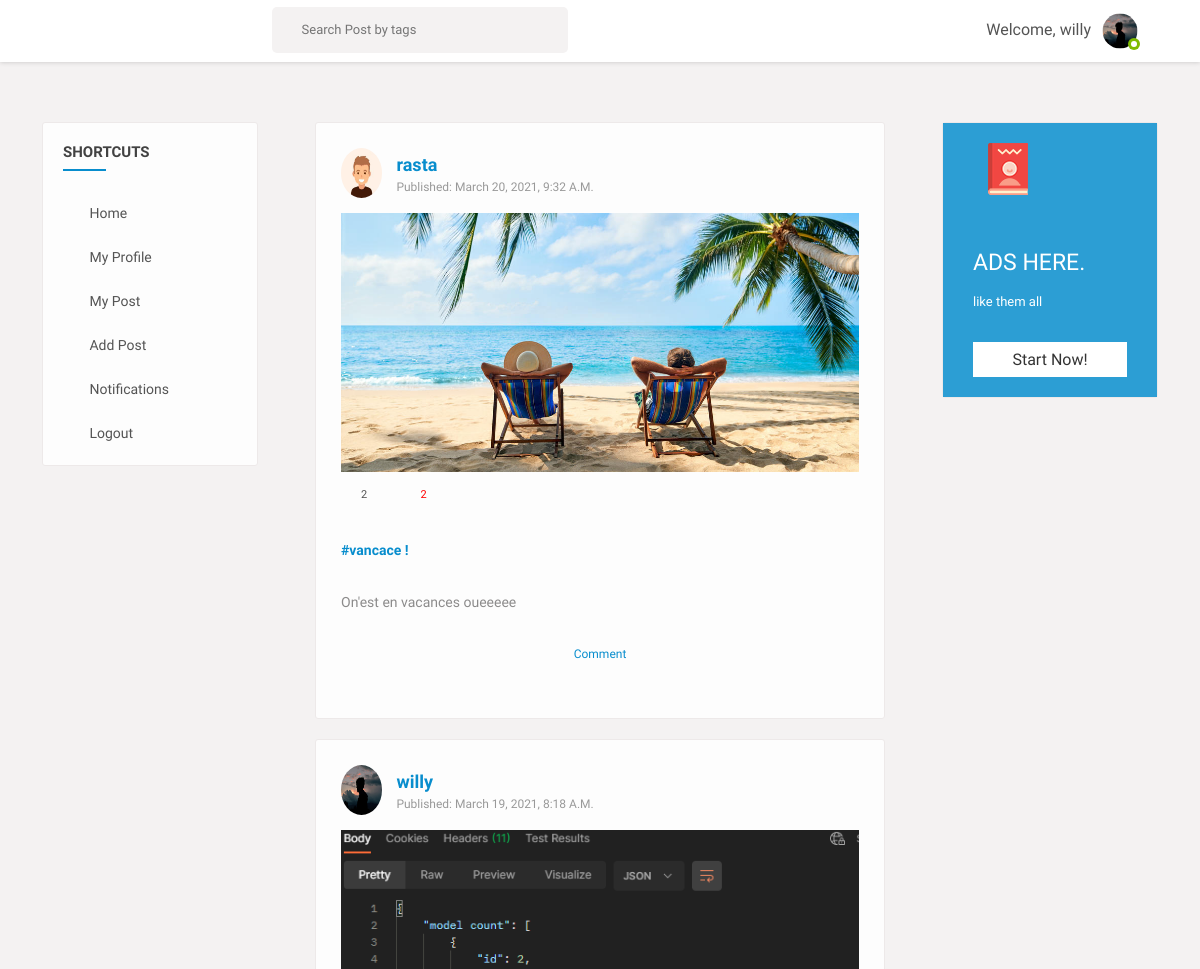
The app's page / (signed in, upper part), older data.
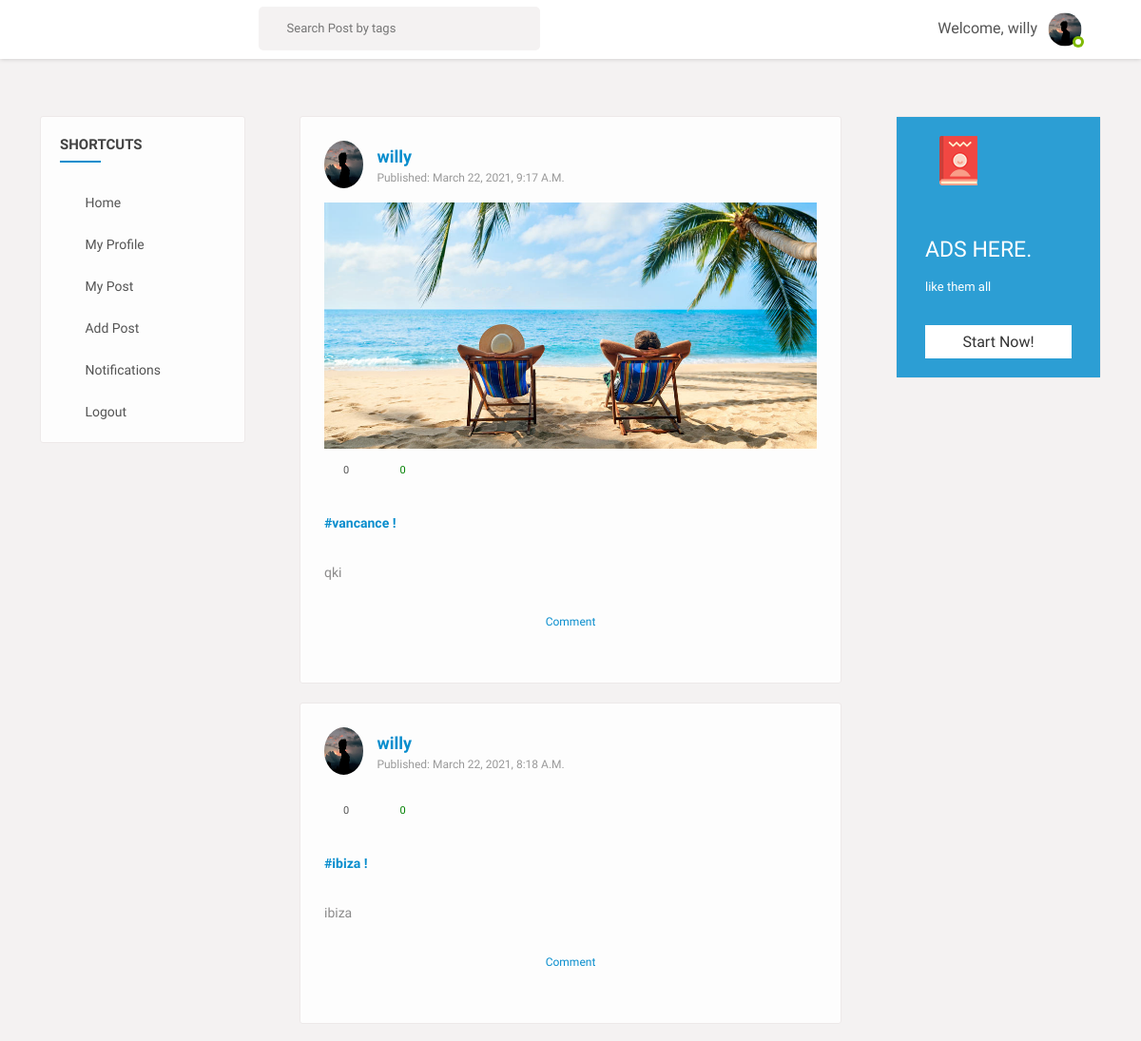
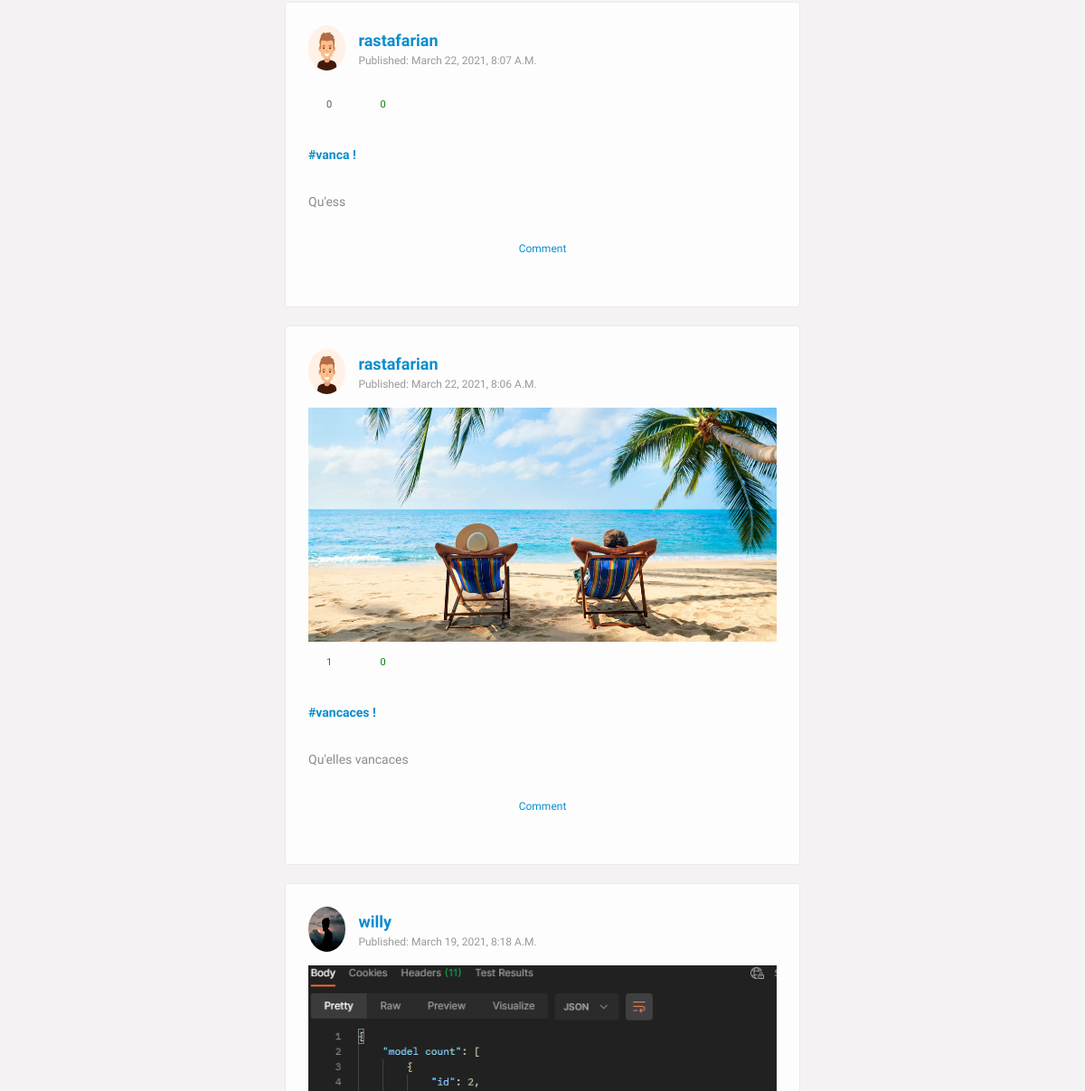
The same page, newer data (2 pictures, top to bottom).
### users/models.py (models this page shows, shortened)
class Profile(models.Model):
	user = models.OneToOneField(User, on_delete=models.CASCADE)
	image = models.ImageField(default='default.png', upload_to='profile_pics')
	slug = AutoSlugField(populate_from='user')
	bio = models.CharField(max_length=255, blank=True)
	friends = models.ManyToManyField("Profile", blank=True)

### feed/models.py (models this page shows, shortened)
class Post(models.Model):
	description = models.CharField(max_length=255, blank=True)
	pic = models.ImageField(upload_to='path/to/img')
	video = models.FileField(upload_to='path/to/img',validators=[file_size],blank=True)
	date_posted = models.DateTimeField(default=timezone.now)
	user_name = models.ForeignKey(User, on_delete=models.CASCADE)
	tags = models.CharField(max_length=100, blank=True)

### feed/views.py (the view)
# urls.py: path('', PostListView.as_view(), name='home'),
class PostListView(LoginRequiredMixin,ListView):
	model = Post
	template_name = 'feed/home.html'
	context_object_name = 'posts'
	ordering = ['-date_posted']
	paginate_by = 10
	def get_context_data(self, **kwargs):
		context = super(PostListView, self).get_context_data(**kwargs)
		if self.request.user.is_authenticated:
			p = Profile.objects.filter(user = self.request.user).first()
			u = p.user
			liked = [i for i in Post.objects.all() if Like.objects.filter(user = self.request.user, post=i)]
			context['liked_post'] = liked
		return context

### feed/views.py (called while the page is built)
def CountNotifications(request):
	count_notifications = 0
	if request.user.is_authenticated:
		count_notifications = Notification.objects.filter(user=request.user, is_seen=False).count()
	return {'count_notifications':count_notifications}

def GetProfile(request):
	you = ''
	if request.user.is_authenticated:
		p = request.user.profile
		you = p.user
	return {'profile':you}

### feed/templates/feed/home.html (shortened to what this page needs)
{% extends "basefeed.html" %}
{% load static %}
{% block content %}
<section>
  <div class="gap gray-bg">
    <div class="container-fluid">
      <div class="row">
        <div class="col-lg-12">
          <div class="row" id="page-contents">
            <div class="col-lg-3">
              <aside class="sidebar static">
                <div class="widget stick-widget">
                  <h4 class="widget-title">Shortcuts</h4>
                  <ul class="naves">
                    <li>
                      <i class="ti-home"></i>
                      <a href="{% url 'home' %}" title="">Home</a>
                    </li>
                    <li>
                      <i class="ti-user"></i>
                      <a href="{% url 'edit_profile' %}" title="">My profile</a>
                    </li>
                    <li>
                      <i class="ti-files"></i>
                      <a href="{% url 'user-posts' request.user.username %}" title="">My post</a>
                    </li>
                    <li>
                      <i class="ti-plus"></i>
                      <a href="{% url 'post-create' %}" title="">Add post</a>
                    </li>
                    <li>
                      <i class="ti-bell"></i>
                      <a href="{% url 'show-notifications' %}" title="">Notifications
         </a>
                    </li>
                    <li>
                      <i class="ti-power-off"></i>
                      <a href="{% url 'logout' %}" title="">Logout</a>
                    </li>
                  </ul>
                </div>
              </aside>
            </div>
            <div class="col-lg-6">
                {% for post in posts %}
                <div class="central-meta item">
                <div class="user-post">
                  <div class="friend-info">
                    <figure>
                      <img src="{{ post.user_name.profile.image.url }}" alt="" style="vertical-align: middle;
                      width: 50px;
                      height: 50px;
                      border-radius: 50%;">
                    </figure>
                    <div class="friend-name">
                      <ins><a href="#" title="">{{ post.user_name }}</a></ins>
                      <span>published: {{ post.date_posted }}</span>
                    </div>
                    <div class="post-meta">
                      <img src="{{ post.pic.url }}" alt="">
                      <div class="we-video-info">
                        <ul>
                          <li>
                            <span class="comment" data-toggle="tooltip" title="Comments">
                              <i class="fa fa-comments-o"></i>
                              <ins>{{ post.details.count }}</ins>
                            </span>
                          </li>
                          <li>
                              {% if post in liked_post %}
                              <span class="dislike" data-toggle="tooltip" title="dislike">
                                  <i class="ti-heart-broken"></i>
                                  <ins>{{post.likes.count}}</ins>
                              </span>
                              {% else %}
                              <span class="like" data-toggle="tooltip" title="like">
                                  <i class="ti-heart"></i>
                                  <ins>{{post.likes.count}}</ins>
                              </span>
                              {% endif %}
                          </li>
                        </ul>
                      </div>
                      <div class="description">
                        <p>
                          {% if post.tags %}
                          <a href="#" title="">{{ post.tags }} !</a></br>
                            <br />
                            {% endif %}
                         {{ post.description }}</p>
                      </div>
                    </div>
                  </div>
                  <div class="coment-area">
                    <ul class="we-comet">
                      <li>
                        <a href="{% url 'post-detail' post.id %}" title="" class="showmore underline">Comment</a>
                      </li>
                    </ul>
                  </div>
                </div>
              </div>
              {% endfor %}
            </div>
            <div class="col-lg-3">
              <aside class="sidebar static">
                <div class="widget friend-list stick-widget">
                  <div class="banner medium-opacity bluesh">
                    <div class="bg-image" style="background-image: url(images/resources/baner-widgetbg.jpg)"></div>
                    <div class="baner-top">
                      <span><img alt="" src="images/book-icon.png"></span>
                      <i class="fa fa-ellipsis-h"></i>
                    </div>
                    <div class="banermeta">
                      <p>
                        Ads Here.
                      </p>
                      <span>like them all</span>
                      <a data-ripple="" title="" href="#">start now!</a>
                    </div>
                  </div>
                </div>
              </aside>
            </div>
          </div>
        </div>
      </div>
    </div>
  </div>
</section>
{% endblock content %}

### feed/templates/basefeed.html (shortened to what this page needs)
{% load static %}
<!DOCTYPE html>
<html lang="en">
<head>
    <link rel="stylesheet" href="{% static 'css/main.min.css' %}">
    <link rel="stylesheet" href="{% static 'css/style.css' %}">
    <link rel="stylesheet" href="{% static 'css/color.css' %}">
    <link rel="stylesheet" href="{% static 'css/responsive.css' %}">
</head>
<body>
    <div class="theme-layout">
        <div class="topbar stick">
            <div class="logo">
            </div>
            <div class="top-area">
                <div class="top-search">
                    <form action="{% url 'search_posts' %}" method="GET" class="">
                        <input name="p" type="text" placeholder="Search Post by tags" />
                        <button data-ripple type="submit"><i class="ti-search"></i></button>
                    </form>
                </div>
                <div class="user-img">
                    <span>Welcome,</span>
                    <span>{{profile.profile.user.username}}</span>
                    <img src="{{profile.profile.image.url}}" alt="" style="vertical-align: middle;
                    width: 50px;
                    height: 50px;
                    border-radius: 50%;">
                    <span class="status f-online"></span>
                </div>
            </div>
        </div>
        {% block content %}
        {% endblock content %}
    </div>
</body>
</html>

### live-static/static-root/css/color.css (style rules this page uses)
.product-carousel .owl-nav .owl-prev::before, .product-carousel .owl-nav .owl-next::before, .product-caro .owl-prev:hover:before, .product-caro .owl-next:hover:before, .log-reg-area form .forgot-pwd, .log-reg-area form .already-have, .log-reg-area > p a, .top-area > ul > li > a > span, .timeline-info > ul li a.active, .timeline-info > ul li a:hover, .dropdowns > a.more-mesg, .activity-meta > h6 a, .activity-meta > span a:hover, .friend-name > ins, .description > p a, .we-reply, .sidebar .widget li:hover > a, .sidebar .widget li:hover > i, .friend-meta > a, .user-setting > a:hover, .we-comet li a.showmore, .twiter-feed > li p a, .tutor-links > li i, .tutor-links > li:hover, .pepl-info > span, .page-meta > a, .frnds .nav-tabs .nav-item a.active, .f-title i, #work > div a, .basics > li i, .education > li i, .groups > span i, a.forgot-pwd, .friend-meta > h4 a:hover, .x_title > h2, .post-meta .detail > span, .add-btn > a:hover, .top-area > ul.main-menu > li > ul li a:hover, .dropdowns.active > a i, .user-setting > a i, .form-group input.form-file ~ .control-label, .form-group input.has-value ~ .control-label, .form-group input:focus ~ .control-label, .form-group input:valid ~ .control-label, .form-group select ~ .control-label, .form-group textarea.form-file ~ .control-label, .form-group textarea.has-value ~ .control-label, .form-group textarea:focus ~ .control-label, .form-group textarea:valid ~ .control-label, .flaged > h3, .invition .friend-meta a.invite:hover, .more-optns > ul li:hover, .post-title > h4 a:hover, .post-title .p-date a:hover, .l-post .l-post-meta > h4 a:hover, .read:hover, blockquote, .tags > a:hover, .comment-titles > span, .help-list > ul li a:hover i, .carrer-title > h2 > span, .carrer-title > span a, .open-position > h4 a:hover, .option-set.icon-style > li > a.selected, .category-box > i, .getquot-baner > a, .branches-box > ul li i, .help-topic-result > h2 a:hover, .product-name > h5 a:hover, .full-postmeta .shopnow, .prices.style2 ins span, .single-btn > li > a.active, .total-box > ul > li.final-total, .logout-meta > p a, .forum-list table tbody tr td i, .forum-list table tbody tr td a, .widget ul.recent-topics > li > i, .date-n-reply > a, .topic-data > span, .help-list > ul li a:hover, .employer-info h2, .job-detail > ul li i, .company-intro > a { color: #088dcd; }
#nprogress .bar, .timeline-info > ul li a::before, .add-btn > a, .activitiez > li::before, form button, .colla-apps > li a:hover, a.underline:before, .setting-row input:checked + label, .user-avatar:hover .edit-phto, .error-meta > a, .color-bg, .add-butn, .nav.nav-tabs.likes-btn > li a.active, a.dislike-btn, .drop > a:hover, .btn-view.btn-load-more:hover, .accordion .card h5 button[aria-expanded="true"], .chat-head, .f-page > figure em, .inbox-panel-head > ul > li > a, .nav-tabs--left .nav-link.active, .nav-tabs--left .nav-link.active:hover, footer .widget-title h4::before, #topcontrol, .sidebar .widget-title::before, .f-title::before, .g-post-classic > figure > i::after, .purify > a, .help-list > a:hover, .open-position::before, .info > a, .category-box:hover, .category-box.selected, a.main-btn, .section-heading::before, .getquot-baner, .more-branches > h4::before, .is-helpful > a, .cart-optionz > li > a:hover, .paginationz > li a:hover, .paginationz > li a.active, .shopping-cart, a.btn2:hover, .form-submit > input[type="submit"], button.submit-checkout, .delete-cart:hover, .proceed .button, .amount-area .update-cart, a.addnewforum, .apply-bttons > a { background: #088dcd; }

### live-static/static-root/css/responsive.css (style rules this page uses)
@media screen and (max-width: 1281px) and (min-width: 1024px) { .sidebar .widget li > a { font-size: 14px; } }

Row changes from the older to the newer data that the page shows:
removed Post: user_name.profile.image (placeholder picture), user_name "rasta", date_posted "March 20, 2021, 9:32 A.m.", pic (picture), details.count "2", likes.count "2", tags "#vancace", description "On'est en vacances oueeeee"
added Post: user_name.profile.image (picture), user_name "willy", date_posted "March 22, 2021, 9:17 A.m.", pic (picture), details.count "0", likes.count "0", tags "#vancance", description "qki"
added Post: user_name.profile.image (picture), user_name "willy", date_posted "March 22, 2021, 8:18 A.m.", details.count "0", likes.count "0", tags "#ibiza", description "ibiza"
added Post: user_name.profile.image (placeholder picture), user_name "rastafarian", date_posted "March 22, 2021, 8:07 A.m.", details.count "0", likes.count "0", tags "#vanca", description "Qu'ess"
added Post: user_name.profile.image (placeholder picture), user_name "rastafarian", date_posted "March 22, 2021, 8:06 A.m.", pic (picture), details.count "1", likes.count "0", tags "#vancaces", description "Qu'elles vancaces"
